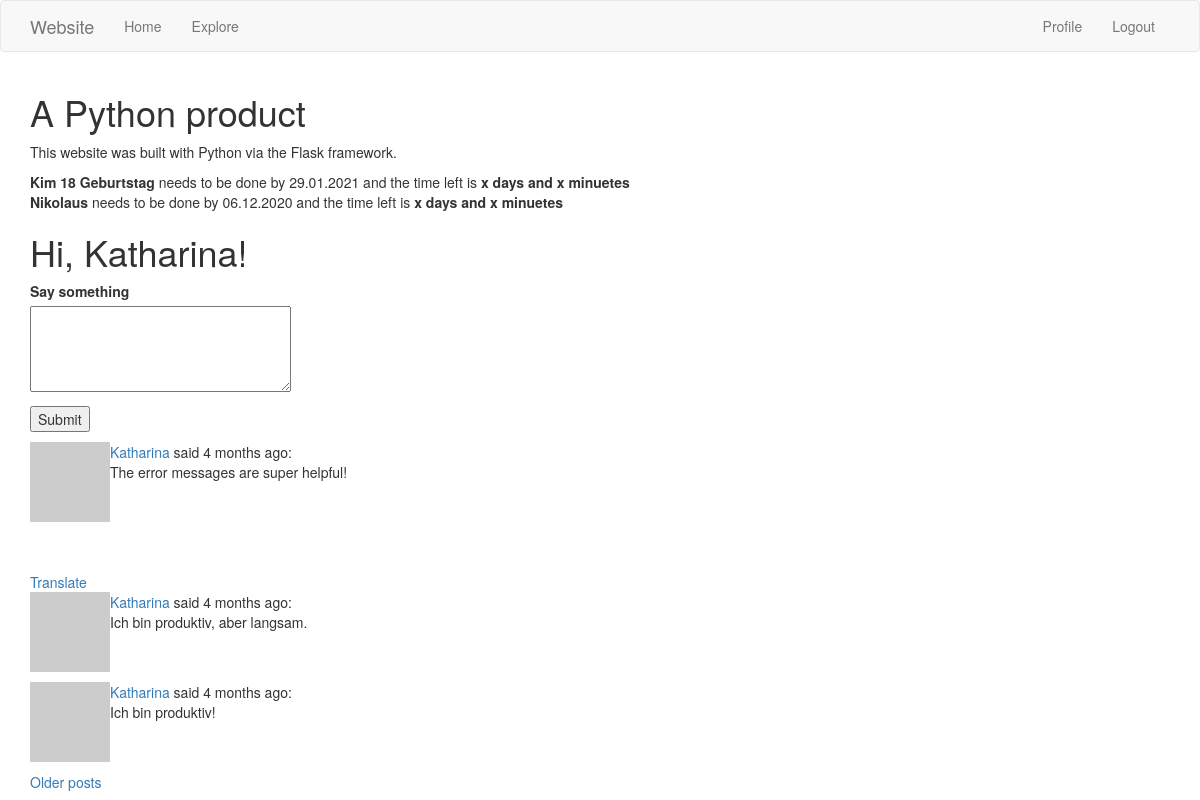
The page /home (signed in) on the database as committed earlier.
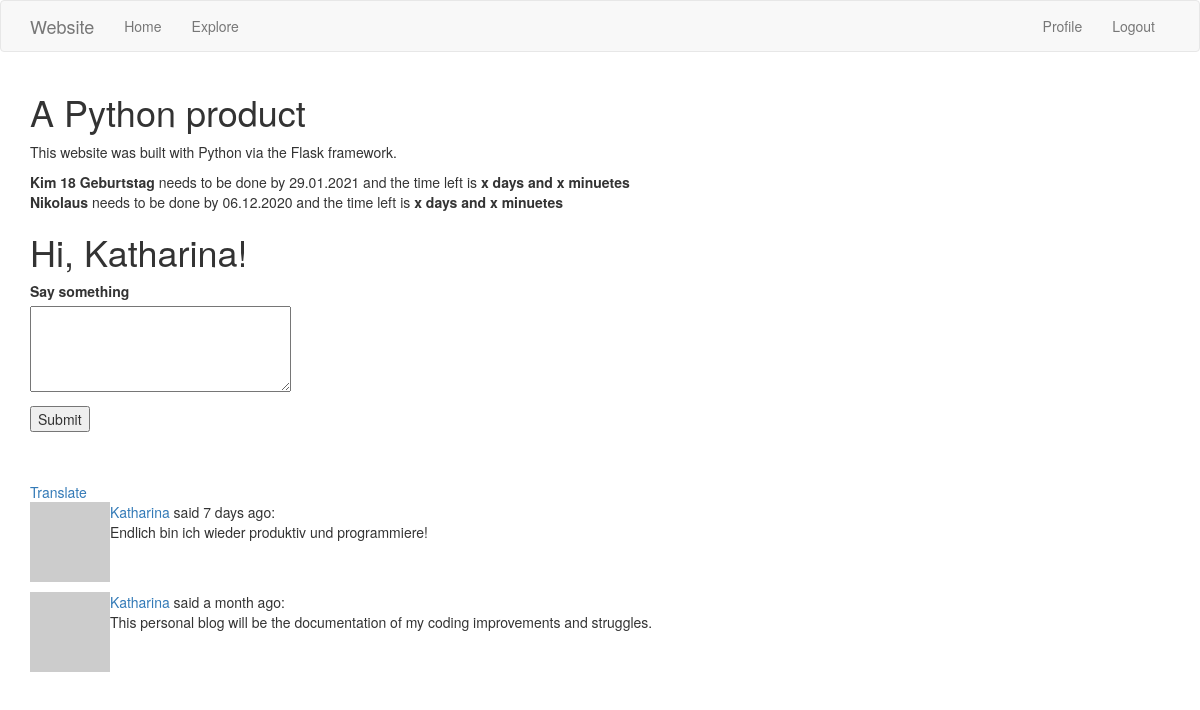
The same page on the database as committed later.
### app/models.py (models this page shows, shortened)
class Post(db.Model):
    id = db.Column(db.Integer, primary_key=True)
    body = db.Column(db.String(140))
    __searchable__ = ['body']
    timestamp = db.Column(db.DateTime, index=True, default=datetime.utcnow)
    user_id = db.Column(db.Integer, db.ForeignKey('user.id'))
    language = db.Column(db.String(5))

class User(UserMixin, db.Model):
    id = db.Column(db.Integer, primary_key=True)
    username = db.Column(db.String(64), index=True, unique=True)
    email = db.Column(db.String(120), index=True, unique=True)
    password_hash = db.Column(db.String(128))
    posts = db.relationship('Post', backref='author', lazy='dynamic')
    about_me = db.Column(db.String(140))
    last_seen = db.Column(db.DateTime, default=datetime.utcnow)
    followed = db.relationship(
        'User', secondary=followers,
        primaryjoin=(followers.c.follower_id == id),
        secondaryjoin=(followers.c.followed_id == id),
        backref=db.backref('followers', lazy='dynamic'), lazy='dynamic')
    def followed_posts(self):
        followed = Post.query.join(
            followers, (followers.c.followed_id == Post.user_id)).filter(
                followers.c.follower_id == self.id)
        own = Post.query.filter_by(user_id=self.id)
        return followed.union(own).order_by(Post.timestamp.desc())
    def avatar(self, size):
        digest = md5(self.email.lower().encode('utf-8')).hexdigest()
        return 'https://www.gravatar.com/avatar/{}?d=identicon&s={}'.format(
            digest, size)

### app/main/routes.py (the view, shortened to what this page needs)
@bp.route('/', methods=['GET', 'POST'])
@bp.route('/home', methods=['GET', 'POST'])
@login_required
def home():
    form = PostForm()
    countdowns=[{'NameProject':'Kim 18 Geburtstag','Notes':'Make a collage of pictures','DueDate':'29.01.2021','Countdown':'x days and x minuetes'},{'NameProject':'Nikolaus','Notes':'Small present','DueDate':'06.12.2020','Countdown':'x days and x minuetes'}]
    page = request.args.get('page', 1, type=int)
    posts = current_user.followed_posts().paginate(
        page, current_app.config['POSTS_PER_PAGE'], False)
    next_url = url_for('main.home', page=posts.next_num) \
        if posts.has_next else None
    prev_url = url_for('main.home', page=posts.prev_num) \
        if posts.has_prev else None
    return render_template('home.html', title='Home', form=form,
                           posts=posts.items, next_url=next_url,
                           prev_url=prev_url,countdowns=countdowns)

### app/main/forms.py
class PostForm(FlaskForm):
    post = TextAreaField('Say something', validators=[
        DataRequired(), Length(min=1, max=140)])
    submit = SubmitField('Submit')

### app/main/routes.py (called while the page is built)
@bp.before_app_request
def before_request():
    if current_user.is_authenticated:
        current_user.last_seen = datetime.utcnow()
        db.session.commit()
    g.locale = str(get_locale())

@bp.before_request
def before_request():
    g.locale = str(get_locale())

@bp.before_request
def before_request():
    if current_user.is_authenticated:
        current_user.last_seen = datetime.utcnow()
        db.session.commit()

### app/models.py (called while the page is built)
@login.user_loader
def load_user(id):
    return User.query.get(int(id))

### app/main/templates/home.html (shortened to what this page needs)
<!DOCTYPE html>
<html>
<body>
{% extends "base.html" %}
{% block app_content %}
  <div class="home">
    <h1>A Python product</h1>
    <p>This website was built with Python via the Flask framework.</p>
  </div>
  {% for countdown in countdowns %}
  <div> <b>{{countdown.NameProject}}</b> needs to be done by {{countdown.DueDate}} and the time left is <b>{{countdown.Countdown}}</b></div>
  {% endfor %}
    <h1>Hi, {{ current_user.username }}!</h1>
    {% if form %}
    <form action="" method="post">
        <p>
            {{ form.post.label }}<br>
            {{ form.post(cols=32, rows=4) }}<br>
        </p>
        <p>{{ form.submit() }}</p>
    </form>
    {% endif %}
    {% for post in posts %}
    <p>
    {% include '_post.html' %}
    </p>
    {% endfor %}
    {% if next_url %}
    <a href="{{ next_url }}">Older posts</a>
    {% endif %}
{% endblock %}

### app/main/templates/_post.html
        <table>
        <tr valign="top">
            <td><img src="{{ post.author.avatar(36) }}"></td>
            <td>
                <a href="{{ url_for('main.user', username=post.author.username) }}">
                    {{ post.author.username }}
                </a>
                said {{ moment(post.timestamp).fromNow() }}:
                <br>
                <span id="post{{ post.id }}">{{ post.body }}</span>
            </td>
                 {% if post.language and post.language != g.locale %}
                <br><br>
                <span id="translation{{ post.id }}">
                    <a href="javascript:translate(
                                '#post{{ post.id }}',
                                '#translation{{ post.id }}',
                                '{{ post.language }}',
                                '{{ g.locale }}');">{{ _('Translate') }}</a>
                </span>
                {% endif %}
        </tr>
    </table>

Rows that differ between the two databases and show on the page:
removed Post: author.username "Katharina", timestamp "4 months ago", body "The error messages are super helpful!"
removed Post: author.username "Katharina", timestamp "4 months ago", body "Ich bin produktiv, aber langsam."
removed Post: author.username "Katharina", timestamp "4 months ago", body "Ich bin produktiv!"
now on this page (row edited): Post: author.username "Katharina", timestamp "7 days ago", body "Endlich bin ich wieder produktiv und programmiere!"
now on this page (row edited): Post: author.username "Katharina", timestamp "a month ago", body "This personal blog will be the documentation of my coding improvements and struggles."
Other text that changed with them:
text no longer shown: "Older posts"
